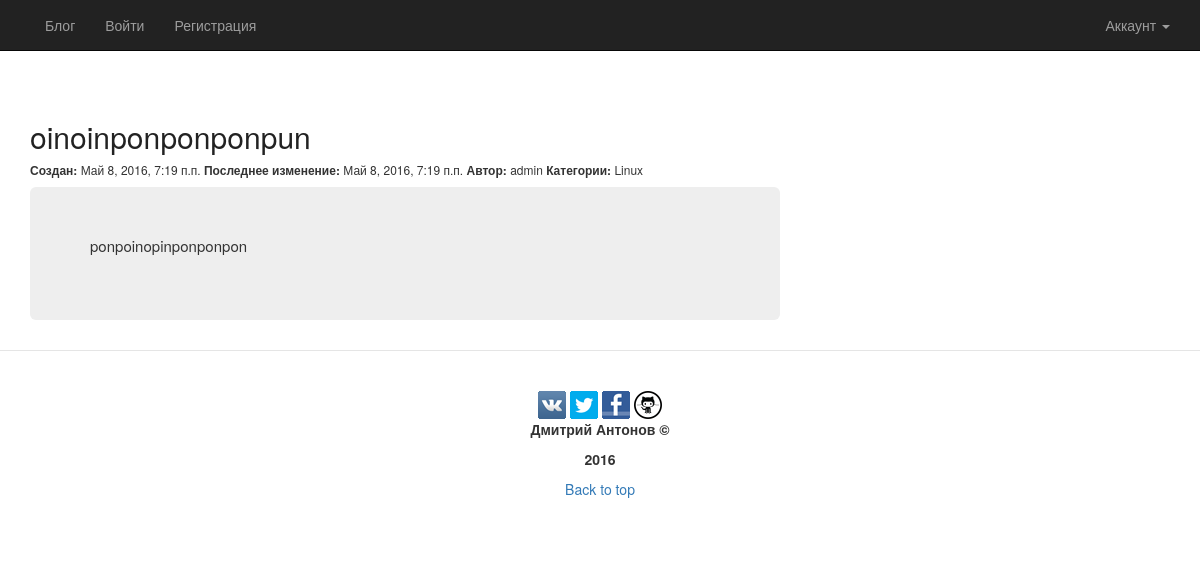
/47/, run on the app's committed database.
### blog/models.py (models this page shows, shortened)
class Article(models.Model):
    article_title = models.CharField(max_length=100)
    article_text = models.TextField()
    article_date_create = models.DateTimeField(default=timezone.now)
    article_date_modify = models.DateTimeField(default=timezone.now)
    article_access = models.BooleanField(default=True)
    article_autor = models.ForeignKey(User)
    article_tag = models.ManyToManyField(Tags)
    article_count = models.ManyToManyField('CountArticle')

class Tags(models.Model):
    tags_name = models.CharField(max_length=50)
    def __str__(self):
        return self.tags_name

### blog/views.py (the view)
# urls.py: url(r'^(?P<pk>[0-9]+)/$', views.FullView, name='full'),
def FullView(request, pk):
    obj = get_object_or_404(Article, pk=pk)
    @access_private_post(url='/access_error_to_post',
                         access=obj.article_access)
    def view(request, obj):
        return render(request, 'blog/full.html', {'fullpost_blog': obj})
    return view(request, obj)

### blog/context_processors.py (called while the page is built, shortened)
def total_count(request):
    return {}

### blog/templates/blog/full.html
{% extends "blog/home.html" %}
{% block post %}
    {% if fullpost_blog %}
        <div class="container blog-post">
            <div class="row">
                <div class="col-lg-8 col-md-8">
                    <div>
                        <h2 class="article-title">
                            <a class="article-title"> {{ fullpost_blog.article_title }} </a>
                        </h2>
                    </div>
                    <h6>
                        {% if fullpost_blog.article_date_create == fullpost_blog.article_date_modify %}
                            <b>Создан:</b> {{ fullpost_blog.article_date_create }}
                        {% else %}
                            <b>Создан:</b> {{ fullpost_blog.article_date_create }}
                            <b>Последнее изменение:</b> {{ fullpost_blog.article_date_modify }}
                        {% endif %}
                        <b>Автор:</b> {{ fullpost_blog.article_autor }}
                        <b>Категории:</b>
                        {% for tag in fullpost_blog.article_tag.all %}
                            {{ tag }}
                        {% endfor %}
                    </h6>
                    <div class="jumbotron">
                        <p class="text-justify">
                            {{ fullpost_blog.article_text }}
                        </p>
                    </div>
                </div>
            </div>
        </div>
    {% endif %}
{% endblock post %}

### blog/static/blog/style.css (style rules this page uses)
body { margin-top: 100px; }
.article-title a, .article-title a:visited { color: #222222; text-decoration: none; }
p.text-justify { font-size: 15px; }

### data on the page
Article: article_title "oinoinponponponpun", article_date_create "Май 8, 2016, 7:19 п.п.", article_date_modify "Май 8, 2016, 7:19 п.п.", article_autor "admin", article_text "ponpoinopinponponpon"
Tags: tags_name "Linux"
